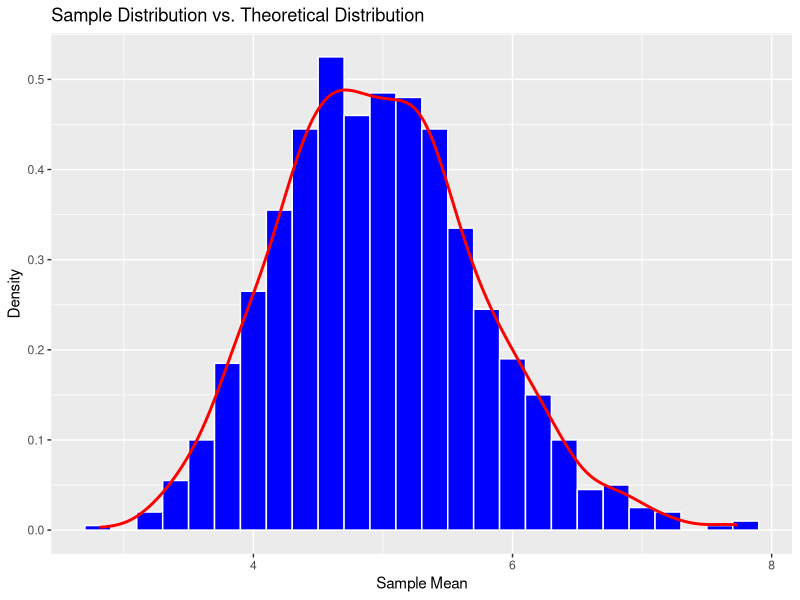

Here is the R script that generated this plot:
## ---- chunk 1
knitr::opts_chunk$set(echo = TRUE)
## ---- chunk 2
library(ggplot2)
## ---- chunk 3
set.seed(1234)
lambda <- 0.2
n <- 40
num_simulations <- 1000
simulations <- matrix(rexp(num_simulations*n, rate=lambda),num_simulations)
simulations_mean <- apply(simulations,1,mean)
## ---- chunk 4
theoretical_mean <- 1/lambda
print(paste("Thepretical mean:",theoretical_mean ))
## ---- chunk 5
sample_mean <- round(mean(simulations_mean),3)
print(paste("Sample mean based on the simulations:",sample_mean))
## ---- chunk 6
diff_mean <- abs(sample_mean - theoretical_mean)
print(paste("difference between sample mean and theoretical mean is :", diff_mean))
## ---- chunk 7
theoretical_var <- ((1/lambda)^2)/n;
theoretical_sd <- (1/lambda)/sqrt(n);
print(paste("Theoretical variance = ",theoretical_var));
## ---- chunk 8
print(paste("Sample variance based on simulations = ",round(var(simulations_mean ),3)));
## ---- chunk 9
print(paste("Theoretical Standard Deviation = ",round(theoretical_sd,3)));
## ---- chunk 10
print(paste("Actual Standard Deviation based on silmulations = ",round(sd(simulations_mean),3)));
## ---- chunk 11
plotdata <- data.frame(simulations_mean);
ggplot(data=plotdata,aes(x=simulations_mean)) + geom_histogram(binwidth=0.2,aes(y=..density..),colour="white",fill="blue") + geom_density(colour="red",size=1)+xlab("Sample Mean")+ylab("Density") + ggtitle("Sample Distribution vs. Theoretical Distribution")
        
